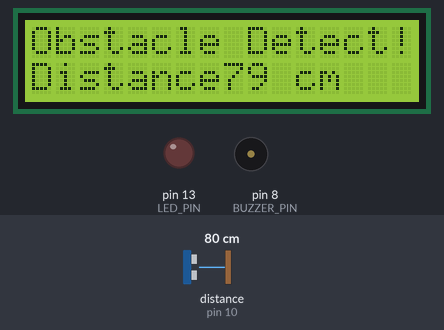
The sketch below on a simulated Arduino Uno, built with avr-gcc and run on an emulated ATmega328P. Shown: 16×2 character LCD, output pins drawn as LEDs (lit = HIGH), buzzer (waves = sounding). Wiring (from diagram.json): ultrasonic range finder: trigger pin 9; echo pin 10. The inputs (shaded band) are chosen by the test bench; at power-on: distance to the obstacle (sensor on pin 10) 80 cm. The echo pulse lasts 58.3 µs per cm; pins used as bus, display or sensor lines are not drawn.

Above: at 1.2 s.
1.3 s: distance to the obstacle (sensor on pin 10) set to 45 cm
At 2.5 s:
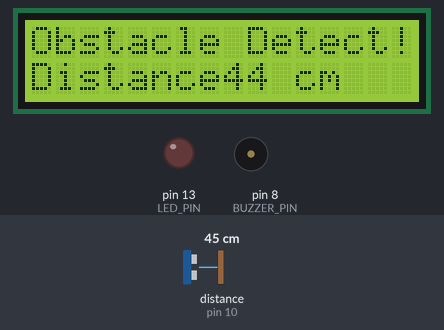
3.1 s: distance to the obstacle (sensor on pin 10) set to 38 cm
At 4.2 s:
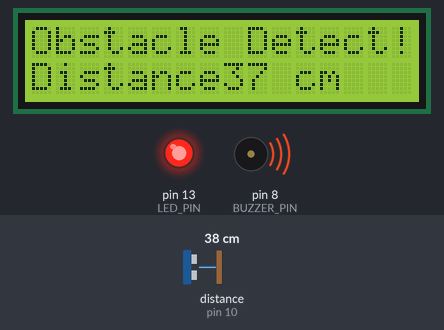
4.7 s: distance to the obstacle (sensor on pin 10) set to 2 cm
At 5.9 s:
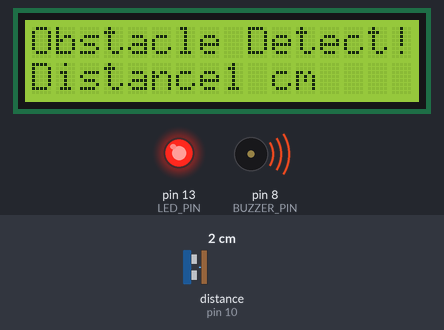
Timing chart, 0 to 7.7 s (numbered marks = the images above; inputs shaded):
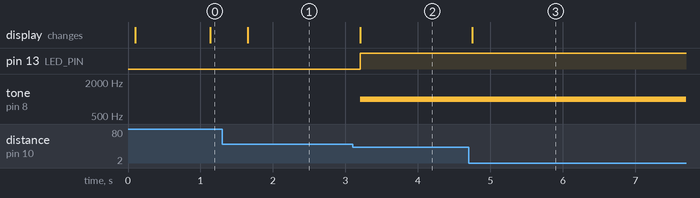

The sketch:

sketch.ino
```cpp
#include <Wire.h>
#include <LiquidCrystal_I2C.h>
#include <Servo.h>

#define TRIG_PIN 9
#define ECHO_PIN 10
#define LED_PIN 13
#define BUZZER_PIN 8

LiquidCrystal_I2C lcd(0x27,16,2);

void setup()
{
  pinMode(TRIG_PIN, OUTPUT);
  pinMode(ECHO_PIN, INPUT);
  pinMode(LED_PIN, OUTPUT);
  pinMode(BUZZER_PIN, OUTPUT);
  //Serial.begin(9600);
  lcd.init();
  lcd.backlight();
  lcd.setCursor(0,0);
  lcd.print("Obstacle Detect!");
}

void loop()
{
  long duration;
  int distance;
  digitalWrite(TRIG_PIN, LOW);
  delayMicroseconds(2);
  digitalWrite(TRIG_PIN, HIGH);
  delayMicroseconds(10);
  digitalWrite(TRIG_PIN, LOW);
  duration=pulseIn(ECHO_PIN,HIGH);
  distance=duration*0.034/2;
  lcd.setCursor(0,1);
  lcd.print("Distance");
  lcd.print(distance);
  lcd.print(" cm ");

  if (distance < 40)
  {
    digitalWrite(LED_PIN,HIGH);
    digitalWrite(BUZZER_PIN, HIGH);
    tone(BUZZER_PIN,1000);
  }

  else{
    digitalWrite(LED_PIN, LOW);
    digitalWrite(BUZZER_PIN, LOW);
    noTone(BUZZER_PIN);
  }

  delay(500);
}
```

Measured:
- the behaviour switches between 41 and 40 cm on distance to the obstacle (sensor on pin 10) (found by bisection; images 1 and 2)
- after the input at 1.3 s, the display: changes after 0.35 s (image 1)
- after the input at 3.1 s, pin 13 (LED_PIN): LOW → HIGH after 0.10 s; tone on pin 8 (BUZZER_PIN): silent → 1000 Hz after 0.10 s; the display: changes after 0.10 s (image 2)
- after the input at 4.7 s, the display: changes after 0.05 s (image 3)
